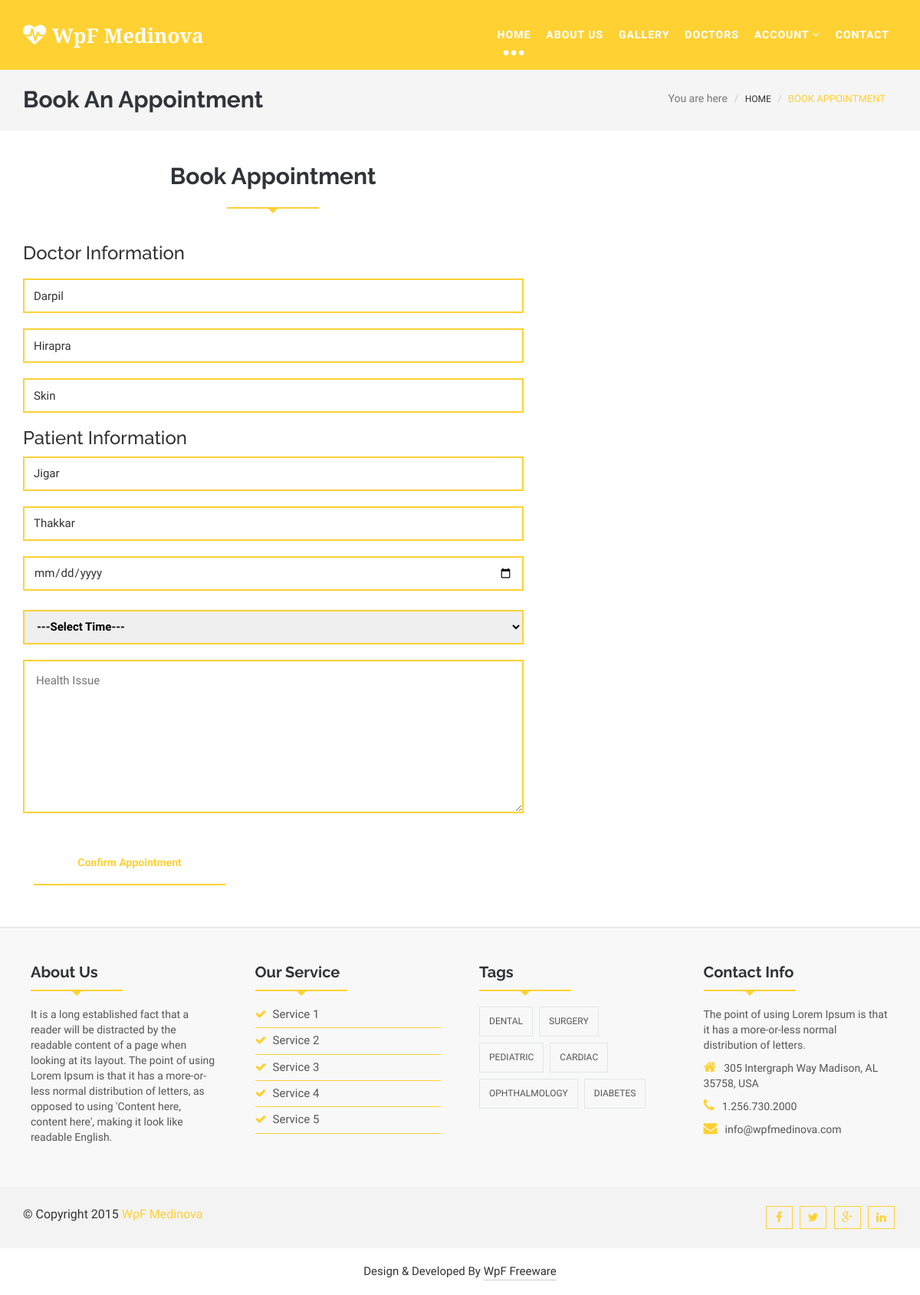
/book_appointment/3/ (signed in), run on the app's committed database.
### myapp/models.py (models this page shows, shortened)
class Doctor_Profile(models.Model):
	doctor=models.ForeignKey(User,on_delete=models.CASCADE)
	doctor_degree=models.CharField(max_length=100)
	doctor_speciality=models.CharField(max_length=100)
	doctor_start_time=models.CharField(max_length=100)
	doctor_end_time=models.CharField(max_length=100)
	doctor_fees=models.PositiveIntegerField()
	doctor_picture=models.ImageField(upload_to="doctor_picture/")

class User(models.Model):
	fname=models.CharField(max_length=100)
	lname=models.CharField(max_length=100)
	email=models.CharField(max_length=100)
	mobile=models.CharField(max_length=100)
	address=models.TextField()
	password=models.CharField(max_length=100)
	usertype=models.CharField(max_length=100,default="patient")

### myapp/views.py (the view)
# urls.py: path('book_appointment/<int:pk>/',views.book_appointment,name='book_appointment'),
def book_appointment(request,pk):
	doctor=Doctor_Profile.objects.get(pk=pk)
	patient=User.objects.get(email=request.session['email'])
	if request.method=="POST":
		Appointment.objects.create(
				patient=patient,
				doctor=doctor,
				date=request.POST['date'],
				time=request.POST['time'],
				health_issue=request.POST['health_issue']
			)
		msg="Appointment Booked Successfully"
		appointments1=Appointment.objects.filter(patient=patient,status="pending")
		request.session['appointment_count']=len(appointments1)
		appointments=Appointment.objects.filter(patient=patient)
		return render(request,'myappointment.html',{'msg':msg,'appointments':appointments})
	else:
		return render(request,'book_appointment.html',{'doctor':doctor,'patient':patient})

### myapp/templates/book_appointment.html (shortened to what this page needs)
{% extends 'header.html' %}
{% load static %}
{% block content %}
<!DOCTYPE html>
<html lang="en">
  <head>
  </head>
  <body>
    <section id="blogArchive">
      <div class="row">
        <div class="col-lg-12 col-md-12">
          <div class="blog-breadcrumbs-area">
            <div class="container">
              <div class="blog-breadcrumbs-left">
                <h2>Book An Appointment</h2>
              </div>
              <div class="blog-breadcrumbs-right">
                <ol class="breadcrumb">
                  <li>You are here</li>
                  <li><a href="#">Home</a></li>
                  <li class="active">Book Appointment</li>
                </ol>
              </div>
            </div>
          </div>
        </div>
      </div>
    </section>
    <section id="contact">
      <div class="container">
        <div class="row">
          <div class="col-lg-7 col-md-7 col-sm-6">
            <div class="contact-form">
              <div class="section-heading">
                <h2>Book Appointment</h2>
                <div class="line"></div>
              </div>
              <p><h3>Doctor Information</h3></p>
              <form class="submitphoto_form" method="post" action="{% url 'book_appointment' pk=doctor.pk %}">
                <input type="text" class="wp-form-control wpcf7-text" value="{{doctor.doctor.fname}}" readonly>
                <input type="text" class="wp-form-control wpcf7-text" value="{{doctor.doctor.lname}}" readonly>
                <input type="text" class="wp-form-control wpcf7-email" value="{{doctor.doctor_speciality}}" readonly>
                <p><h3>Patient Information</h3></p>
                <input type="text" class="wp-form-control wpcf7-text" value="{{patient.fname}}">
                <input type="text" class="wp-form-control wpcf7-text" value="{{patient.lname}}">
                <input type="date" class="wp-form-control wpcf7-text" name="date">
                <select name="time" class="wp-form-control wpcf7-text">
                  <option>---Select Time---</option>
                </select>
                <textarea class="wp-form-control wpcf7-textarea" cols="30" rows="10" placeholder="Health Issue" name="health_issue"></textarea>
               <button class="wpcf7-submit button--itzel" type="submit"><span>Confirm Appointment</span></button>
              </form>
            </div>
          </div>
        </div>
      </div>
    </section>
  </body>
</html>
{% endblock %}

### myapp/static/css/themes/default-theme.css (style rules this page uses)
.scrollToTop:hover, .scrollToTop:focus,.readmore_area a::before,.sl-slider h2> strong,.sl-slider p> strong, .single-top-feature .readmore_area a span,.service-icon-effect,.service-icon .service-icon-effect:hover,.single-service>h3 a:hover,.single-service>h3 a:focus, .whyChoose-right .media-heading,.whyChoose-right .media:hover .media-icon,.doctors-nav figcaption h2, .testimonial-cotent > p span,.testimonial-nav .slick-dots li.slick-active button::before,.blog-comments-box li > h2,.blog-comments-box li span, .blog-author > ul > li a:hover,.footer-service li > a:hover,.footer-service li > a span,.contact-info > p span,.footer-copyright>p>a, .blog-breadcrumbs-right .breadcrumb > li a:hover,.blog-breadcrumbs-right .breadcrumb > .active,.blog-details blockquote::before,.blog-details blockquote::after, .sidebar-widget p>a,.sidebar-widget>ul li>a:hover,.postnav-left:hover .navg-title,.postnav-right:hover .navg-title,.author-name:hover, .similar-post .media-body a:hover,.similar-post > h2,.nav-tabs > li.active > a, .nav-tabs > li.active > a:focus, .nav-tabs > li.active > a:hover, .button--itzel .button__icon,.button--itzel > span,#myModal .modal-title, .form-submit input:hover,.error-page-area h1,.error-page-area h3 { color: #ffd133; }
.line { border-bottom: 2px solid #ffd133; background: none repeat scroll 0 0 transparent; height: 1px; margin: 0 auto 45px; padding: 5px; position: relative; width: 120px; }
.line::after, .line::before { border: medium solid transparent; content: " "; height: 0; left: 50%; pointer-events: none; position: absolute; top: 100%; width: 0; }
.line::before { border-width: 9px; margin-left: -6px; }
.line::after { border-top-color: #ffd133; border-width: 8px; margin-left: -8px; }
.testimonial-nav .slick-dots li,.blog-content .readmore_area a,.wp-form-control, .button--itzel::before,.error-page-area .readmore_area a { border: 2px solid #ffd133; }

### data on the page
Doctor_Profile: doctor.fname "Darpil", doctor.lname "Hirapra", doctor_speciality "Skin"
User: fname "Jigar", lname "Thakkar"
